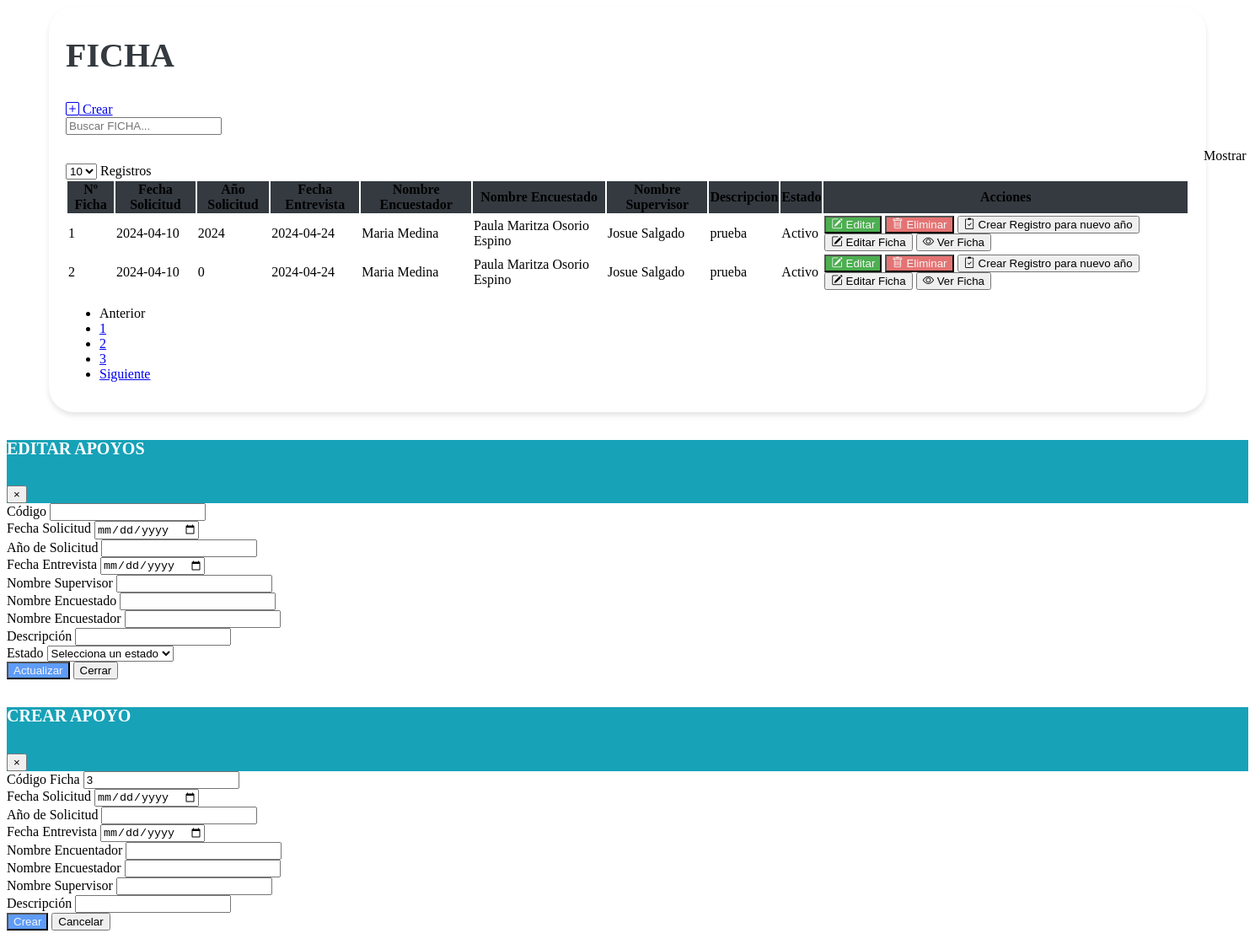
/vistas/Mantenimiento_Ficha.php, run on an earlier commit of the app's database.
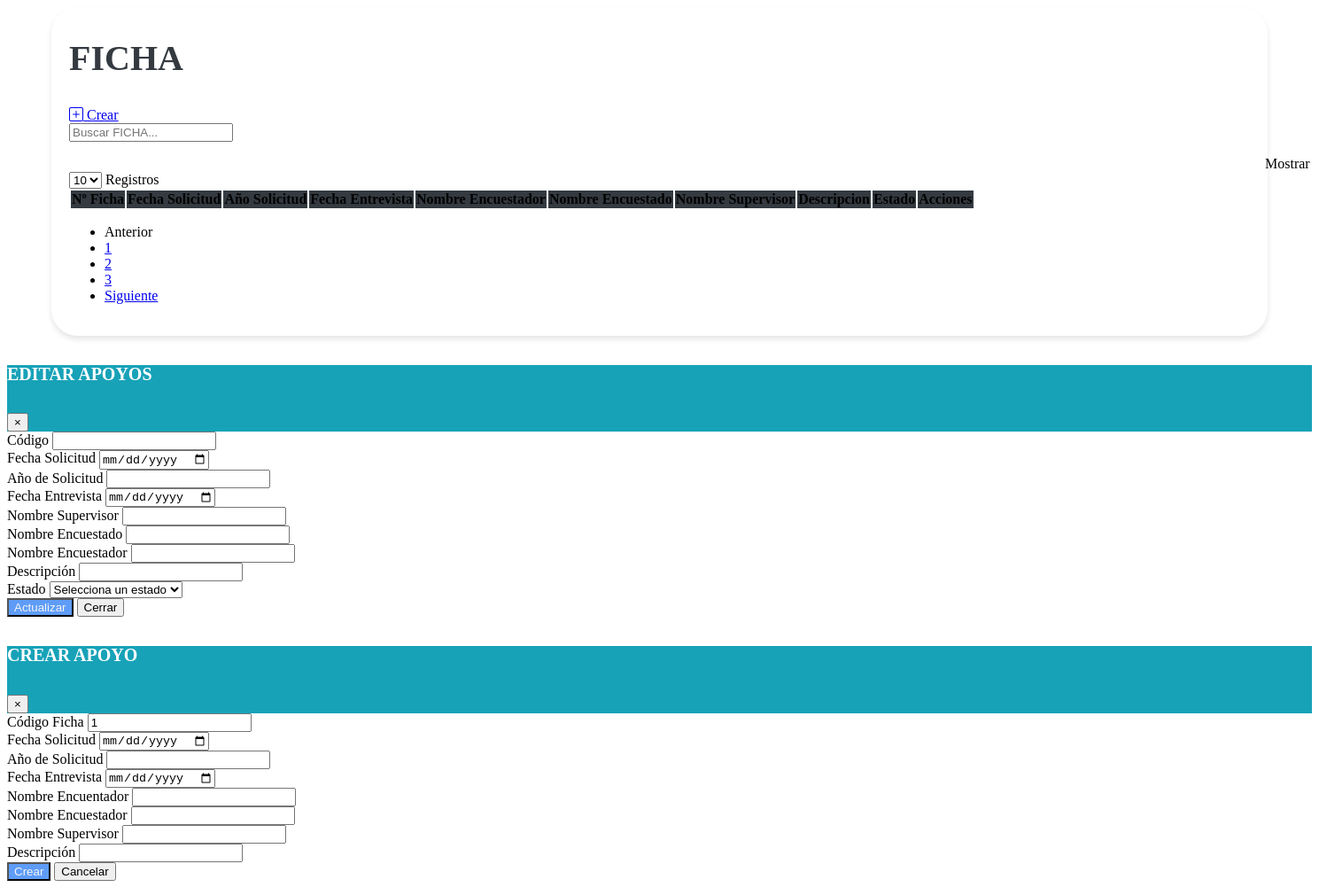
And on a later commit of the database.
### tables this page shows
CREATE TABLE `fichas` (
  `id_ficha` bigint(20) NOT NULL DEFAULT 0,
  `fecha_solicitud` date DEFAULT NULL,
  `anio_solicitud` int(11) DEFAULT NULL,
  `descripcion` varchar(255) DEFAULT NULL,
  `creado_por` varchar(50) DEFAULT NULL,
  `fecha_creacion` timestamp NOT NULL DEFAULT current_timestamp(),
  `modificado_por` varchar(50) DEFAULT NULL,
  `fecha_modificacion` timestamp NOT NULL DEFAULT current_timestamp() ON UPDATE current_timestamp(),
  `estado` enum('A','I') DEFAULT NULL,
  `fecha_entrevista` date DEFAULT NULL,
  `nombre_encuentrador` varchar(50) DEFAULT NULL,
  `firma_productor` varchar(100) DEFAULT NULL,
  `nombre_encuestador` varchar(50) DEFAULT NULL,
  `firma_encuestador` varchar(100) DEFAULT NULL,
  `nombre_supervisor` varchar(50) DEFAULT NULL,
  `firma_supervisor` varchar(100) DEFAULT NULL
);

### vistas/Mantenimiento_Ficha.php (the view, shortened to what the rows shown need)
<link href="https://cdn.jsdelivr.net/npm/bootstrap-icons@1.10.0/font/bootstrap-icons.css" rel="stylesheet">
<link rel="stylesheet" href="assets/css/estilos.css">
<div class="containertable">
    <div class="d-flex justify-content-between align-items-end mb-4">
        <div>
            <h1 class="poppins-font mb-2">FICHA</h1>
            <br>
        </div>
    </div>
    <div class="table-responsive">
        <table class="table table-hover">
            <thead class="table-dark text-center" style="background-color: #343A40;">
                <tr>
                    <th scope="col">Nº Ficha</th>
                    <th scope="col">Fecha Solicitud</th>
                    <th scope="col">Año Solicitud</th>
                    <th scope="col">Fecha Entrevista</th>
                    <th scope="col">Nombre Encuestador</th>
                    <th scope="col">Nombre Encuestado</th>
                    <th scope="col">Nombre Supervisor</th>
                    <th scope="col">Descripcion</th>
                    <th scope="col">Estado</th>
                    <th scope="col">Acciones</th>
                </tr>
            </thead>
            <tbody class="text-center">
                <?php
                include "../php/conexion_be.php";
                $sql = $conexion->query("SELECT * FROM fichas");
                while ($datos = $sql->fetch_object()) { ?>
                    <tr>
                        <td><?= $datos->id_ficha  ?></td>
                        <td><?= $datos->fecha_solicitud ?></td>
                        <td><?= $datos->anio_solicitud ?></td>
                        <td><?= $datos->fecha_entrevista  ?></td>
                        <td><?= $datos->nombre_encuentrador ?></td>
                        <td><?= $datos->nombre_encuestador ?></td>
                        <td><?= $datos->nombre_supervisor  ?></td>
                        <td><?= $datos->descripcion ?></td>
                        <td><?php
                            if ($datos->estado == "A") {
                                echo '<span class="badge bg-success">Activo</span>';
                            } else {
                                echo '<span class="badge bg-danger">Inactivo</span>';
                            }
                            ?></td>
                        <td>
                            <button type="button" class="btn btn-editar" data-toggle="modal" data-target="#modalEditar" onclick="abrirModalEditar
                            ('<?= $datos->id_ficha ?>', '<?= $datos->fecha_solicitud ?>', '<?= $datos->anio_solicitud ?>','<?= $datos->fecha_entrevista ?>', '<?= $datos->nombre_encuentrador ?>', '<?= $datos->nombre_encuestador ?>', '<?= $datos->nombre_supervisor ?>',  '<?= $datos->descripcion ?>',  '<?= $datos->estado ?>')">
                                <i class="bi bi-pencil-square"></i>
                                Editar
                            </button>
                            <form id="deleteForm" method="POST" action="modelos/eliminar_ficha.php" style="display: inline;">
                                <button type="submit" class="btn btn-eliminar">
                                    <i class="bi bi-trash"></i>
                                    Eliminar
                                </button>
                            </form>
                            <form id="duplicar" method="POST" action="" style="display: inline;">
                                <button type="button" class="btn btn-primary" onclick="duplicarFicha(<?= $datos->id_ficha ?>)">
                                    <i class="bi bi-clipboard2-check"></i>
                                    Crear Registro para nuevo año
                                </button>
                            </form>
                                <button type="button" class="btn btn-primary" onclick=" CargarContenido('vistas/editar_ficha.php','content-wrapper',<?= $datos->id_ficha ?>)">
                                    <i class="bi bi-pencil-square"></i>
                                    Editar Ficha
                                </button>
                                <button type="button" class="btn btn-warning" onclick=" CargarContenido('vistas/ver_ficha.php','content-wrapper',<?= $datos->id_ficha ?>)">
                                    <i class="bi bi-eye"></i>
                                    Ver Ficha
                                </button>
                        </td>
                    </tr>
                <?php }
                ?>
            </tbody>
        </table>
    </div>
</div>

What changed in the data, as far as the page shows it:
removed fichas: id_ficha "1", fecha_solicitud "2024-04-10", anio_solicitud "2024", fecha_entrevista "2024-04-24", nombre_encuentrador "Maria Medina", nombre_encuestador "Paula Maritza Osorio Espino", nombre_supervisor "Josue Salgado", descripcion "prueba", estado "Activo"
removed fichas: id_ficha "2", fecha_solicitud "2024-04-10", anio_solicitud "0", fecha_entrevista "2024-04-24", nombre_encuentrador "Maria Medina", nombre_encuestador "Paula Maritza Osorio Espino", nombre_supervisor "Josue Salgado", descripcion "prueba", estado "Activo"
Also different on the page:
form field obtenerNumeroFicha: "3" → "1"
